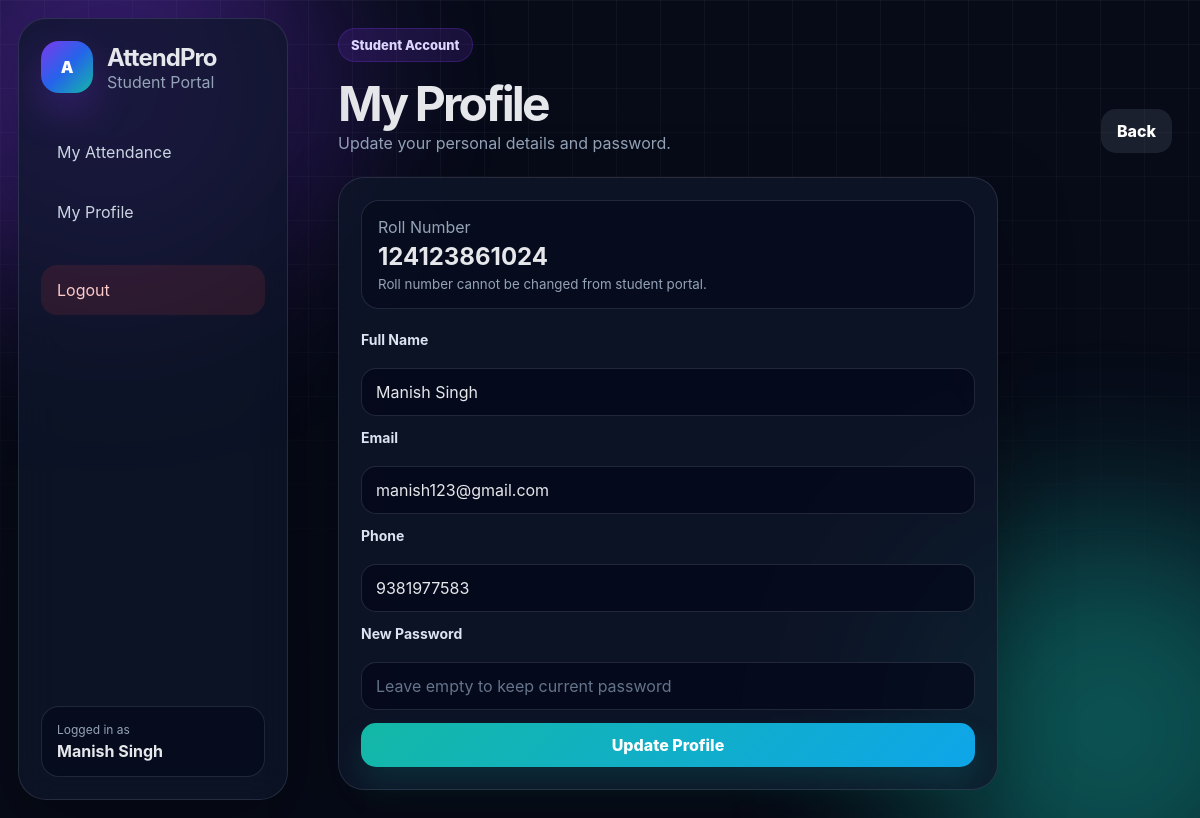
/student/profile (signed in), run on the app's committed database.
### tables this page shows
CREATE TABLE students (
            id INTEGER PRIMARY KEY AUTOINCREMENT,
            roll_no TEXT UNIQUE NOT NULL,
            name TEXT NOT NULL,
            class_name TEXT NOT NULL,
            email TEXT UNIQUE,
            phone TEXT,
            password_hash TEXT,
            created_at TEXT DEFAULT CURRENT_TIMESTAMP
        );

### app.py (the view, shortened to what this page needs)
@app.route("/student/profile", methods=["GET", "POST"])
@login_required("student")
def student_profile():
    student_id = session.get("user_id")
    conn = get_db()
    student = conn.execute(
        "SELECT * FROM students WHERE id = ?",
        (student_id,)
    ).fetchone()
    conn.close()
    return render_template("student_profile.html", student=student)

### app.py (called while the page is built)
def get_db():
    conn = sqlite3.connect(DB_PATH)
    conn.row_factory = sqlite3.Row
    conn.execute("PRAGMA foreign_keys = ON")
    return conn

def login_required(role=None):
    def decorator(view_func):
        @wraps(view_func)
        def wrapper(*args, **kwargs):
            if "user_id" not in session:
                flash("Please login first.", "warning")
                return redirect(url_for("index"))
            if role and session.get("role") != role:
                flash("You do not have permission to access that page.", "danger")
                return redirect(url_for("index"))
            return view_func(*args, **kwargs)
        return wrapper
    return decorator

@app.context_processor
def inject_user():
    return {
        "current_role": session.get("role"),
        "current_user": session.get("username") or session.get("student_name")
    }

### templates/student_profile.html
{% extends "base.html" %}
{% block content %}
<div class="page-header">
    <div>
        <span class="page-kicker">Student Account</span>
        <h1>My Profile</h1>
        <p>Update your personal details and password.</p>
    </div>
    <a href="{{ url_for('student_dashboard') }}" class="btn">Back</a>
</div>
<section class="card narrow">
    <div class="profile-info">
        <span>Roll Number</span>
        <strong>{{ student.roll_no }}</strong>
        <small>Roll number cannot be changed from student portal.</small>
    </div>
    <form method="POST" class="form">
        <label>Full Name</label>
        <input type="text" name="name" value="{{ student.name }}" placeholder="Enter full name" required>
        <label>Email</label>
        <input type="email" name="email" value="{{ student.email or '' }}" placeholder="Enter email address">
        <label>Phone</label>
        <input type="text" name="phone" value="{{ student.phone or '' }}" placeholder="Enter phone number">
        <label>New Password</label>
        <input type="password" name="password" placeholder="Leave empty to keep current password">
        <button type="submit" class="btn primary teal">Update Profile</button>
    </form>
</section>
{% endblock %}

### templates/base.html (shortened to what this page needs)
<!DOCTYPE html>
<html lang="en">
<head>
    <link rel="stylesheet" href="{{ url_for('static', filename='css/style.css') }}">
</head>
<body>
    <div class="background-orb orb-one"></div>
    <div class="background-orb orb-two"></div>
    <div class="background-grid"></div>
    {% if current_role %}
    <aside class="sidebar">
        <div class="brand">
            <div class="brand-icon">A</div>
            <div>
                <h2>AttendPro</h2>
                <p>{{ "Admin Console" if current_role == "admin" else "Student Portal" }}</p>
            </div>
        </div>
        {% if current_role == "admin" %}
        <nav>
            <a href="{{ url_for('admin_dashboard') }}">Dashboard</a>
            <a href="{{ url_for('admin_students') }}">Students</a>
            <a href="{{ url_for('mark_attendance') }}">Mark Attendance</a>
            <a href="{{ url_for('admin_reports') }}">Reports</a>
            <a href="{{ url_for('logout') }}" class="logout">Logout</a>
        </nav>
        {% elif current_role == "student" %}
        <nav>
            <a href="{{ url_for('student_dashboard') }}">My Attendance</a>
            <a href="{{ url_for('student_profile') }}">My Profile</a>
            <a href="{{ url_for('logout') }}" class="logout">Logout</a>
        </nav>
        {% endif %}
        <div class="side-user">
            <span>Logged in as</span>
            <strong>{{ current_user }}</strong>
        </div>
    </aside>
    {% endif %}
    <main class="{{ 'main' if current_role else 'auth-main' }}">
        {% block content %}{% endblock %}
    </main>
</body>
</html>

### data on the page
students: name "Manish Singh", roll_no "124123861024", email "manish123@gmail.com", phone "9381977583"

### other printed values
{{ "Admin Console" if current_role == "admin" else "Student Portal" }} "Student Portal"
